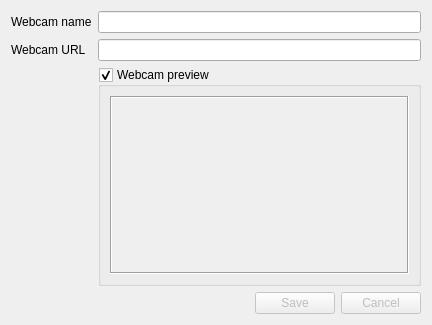
<?xml version="1.0" encoding="UTF-8"?>
<ui version="4.0">
 <class>AddWebcamDialog</class>
 <widget class="QDialog" name="AddWebcamDialog">
  <property name="geometry">
   <rect>
    <x>0</x>
    <y>0</y>
    <width>432</width>
    <height>325</height>
   </rect>
  </property>
  <property name="windowTitle">
   <string>webQam - Add webcam</string>
  </property>
  <property name="windowIcon">
   <iconset resource="../resources/webQam.qrc">
    <normaloff>:/icons/webcam</normaloff>:/icons/webcam</iconset>
  </property>
  <layout class="QGridLayout" name="gridLayout">
   <item row="2" column="0">
    <widget class="QLabel" name="labelUrl">
     <property name="text">
      <string>Webcam URL</string>
     </property>
    </widget>
   </item>
   <item row="2" column="1">
    <widget class="QLineEdit" name="lineEditUrl"/>
   </item>
   <item row="4" column="0" colspan="2">
    <widget class="QDialogButtonBox" name="buttonBox">
     <property name="enabled">
      <bool>false</bool>
     </property>
     <property name="orientation">
      <enum>Qt::Horizontal</enum>
     </property>
     <property name="standardButtons">
      <set>QDialogButtonBox::Cancel|QDialogButtonBox::Save</set>
     </property>
    </widget>
   </item>
   <item row="0" column="0">
    <widget class="QLabel" name="labelName">
     <property name="text">
      <string>Webcam name</string>
     </property>
    </widget>
   </item>
   <item row="3" column="0">
    <spacer name="verticalSpacer">
     <property name="orientation">
      <enum>Qt::Vertical</enum>
     </property>
     <property name="sizeHint" stdset="0">
      <size>
       <width>20</width>
       <height>40</height>
      </size>
     </property>
    </spacer>
   </item>
   <item row="3" column="1">
    <widget class="QGroupBox" name="previewBox">
     <property name="title">
      <string>Webcam preview</string>
     </property>
     <property name="checkable">
      <bool>true</bool>
     </property>
     <property name="checked">
      <bool>true</bool>
     </property>
     <layout class="QVBoxLayout" name="verticalLayout">
      <item>
       <widget class="QScrollArea" name="scrollArea">
        <property name="enabled">
         <bool>true</bool>
        </property>
        <property name="frameShape">
         <enum>QFrame::Box</enum>
        </property>
        <property name="widgetResizable">
         <bool>true</bool>
        </property>
        <property name="alignment">
         <set>Qt::AlignCenter</set>
        </property>
        <widget class="QWidget" name="scrollAreaWidgetContents">
         <property name="geometry">
          <rect>
           <x>0</x>
           <y>0</y>
           <width>305</width>
           <height>179</height>
          </rect>
         </property>
         <layout class="QVBoxLayout" name="verticalLayout_2">
          <item>
           <widget class="QLabel" name="preview">
            <property name="enabled">
             <bool>true</bool>
            </property>
            <property name="text">
             <string/>
            </property>
            <property name="alignment">
             <set>Qt::AlignCenter</set>
            </property>
           </widget>
          </item>
         </layout>
        </widget>
       </widget>
      </item>
     </layout>
    </widget>
   </item>
   <item row="0" column="1">
    <widget class="QLineEdit" name="lineEditName"/>
   </item>
  </layout>
 </widget>
 <resources>
  <include location="../resources/webQam.qrc"/>
 </resources>
 <connections>
  <connection>
   <sender>buttonBox</sender>
   <signal>rejected()</signal>
   <receiver>AddWebcamDialog</receiver>
   <slot>reject()</slot>
   <hints>
    <hint type="sourcelabel">
     <x>320</x>
     <y>320</y>
    </hint>
    <hint type="destinationlabel">
     <x>286</x>
     <y>274</y>
    </hint>
   </hints>
  </connection>
 </connections>
</ui>
